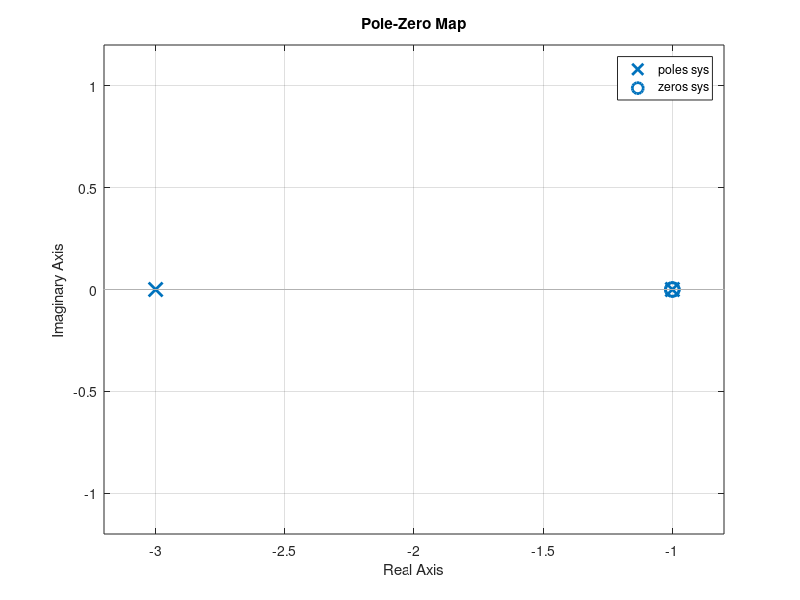

The MATLAB script that drew this image:
%CP2.9
%(a)
Gs = tf([1 1], [1 2]);
Hs = tf(1, [1 1]);
sys = feedback(Gs, Hs, -1);

%(b)
pzmap(sys);
p = pole(sys);
z = zero(sys);

%(c)
sys2 = minreal(sys);

%(d)